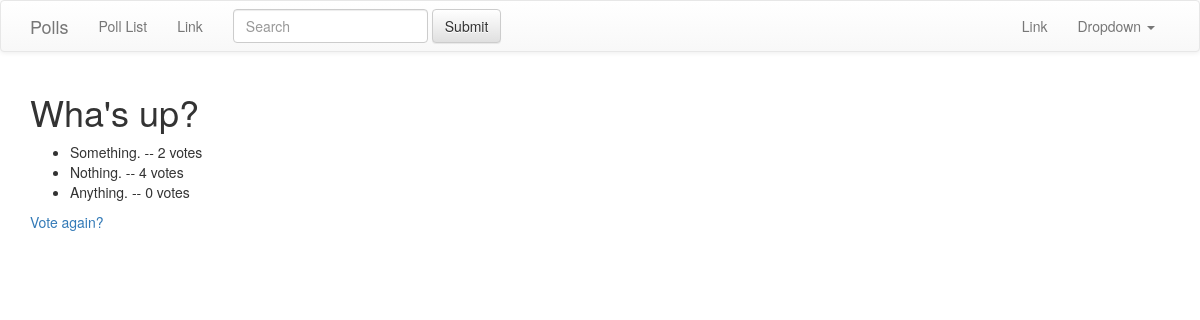
/polls/1/results/, run on an earlier commit of the app's database.
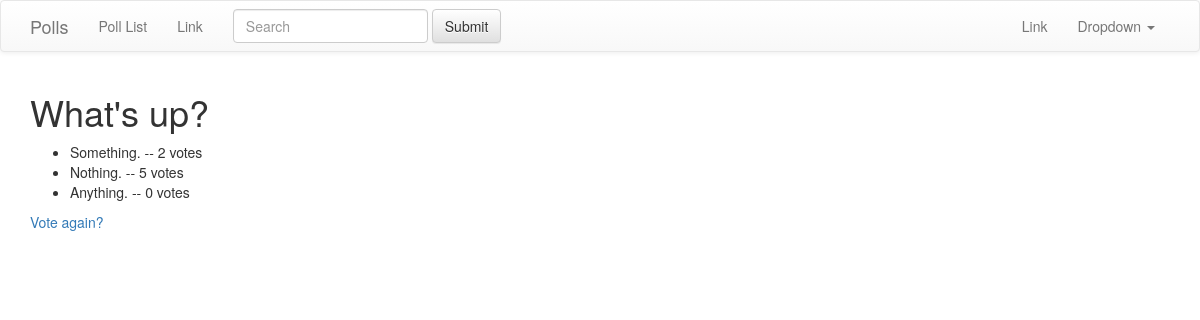
And on a later commit of the database.
### polls/models.py (models this page shows, shortened)
class Question(models.Model):
	question_text = models.CharField(max_length=200)
	pub_date = models.DateTimeField('date published')
	def was_published_recently(self):
		now = timezone.now()
		return now - datetime.timedelta(days=1) <= self.pub_date <= now
	was_published_recently.admin_order_field = 'pub_date'
	was_published_recently.boolean = True
	was_published_recently.short_description = 'Published recently?'

class Choice(models.Model):
	question = models.ForeignKey(Question)
	choice_text = models.CharField(max_length=200)
	votes = models.IntegerField(default=0)

### polls/views.py (the view)
# urls.py: url(r'^(?P<pk>\d+)/results/$', views.ResultsView.as_view(), name='results'),
class ResultsView(generic.DetailView):
	model = Question
	template_name = 'polls/results.html'

### templates/polls/results.html
{% extends "base.html" %}
{% block content %}
<h1>{{ question.question_text }}</h1>
<ul>
	{% for choice in question.choice_set.all %}
		<li>{{ choice.choice_text }} -- {{ choice.votes }} vote{{ choice.votes|pluralize }}</li>
	{% endfor %}
</ul>
<a href="{% url 'polls:detail' question.id %}">Vote again?</a>
{% endblock content %}

### templates/base.html (shortened to what this page needs)
<!doctype HTML>
<html lang="en">
	<head>
		<link rel="stylesheet" href="https://maxcdn.bootstrapcdn.com/bootstrap/3.3.0/css/bootstrap.min.css">
		<link rel="stylesheet" href="https://maxcdn.bootstrapcdn.com/bootstrap/3.3.0/css/bootstrap-theme.min.css">
	</head>
	<body>
		<nav class="navbar navbar-default" role="navigation">
			<div class="container">
				<div class="navbar-header">
					<a class="navbar-brand" href="{% url 'index' %}">Polls</a>
				</div>
				<div class="collapse navbar-collapse navbar-ex1-collapse">
					<ul class="nav navbar-nav">
						<li><a href="{% url 'polls:index' %}">Poll List</a></li>
						<li><a href="#">Link</a></li>
					</ul>
					<form class="navbar-form navbar-left" role="search">
						<div class="form-group">
							<input type="text" class="form-control" placeholder="Search">
						</div>
						<button type="submit" class="btn btn-default">Submit</button>
					</form>
					<ul class="nav navbar-nav navbar-right">
						<li><a href="#">Link</a></li>
						<li class="dropdown">
							<a href="#" class="dropdown-toggle" data-toggle="dropdown">Dropdown <b class="caret"></b></a>
						</li>
					</ul>
				</div>
			</div>
		</nav>
		<div class="container">
			{% block content %}
			{% endblock content %}
		</div>
	</body>
</html>

What changed in the data, as far as the page shows it:
changed Question: question_text "Wha's up?" → "What's up?"
changed Choice "Nothing.": votes "4" → "5"
